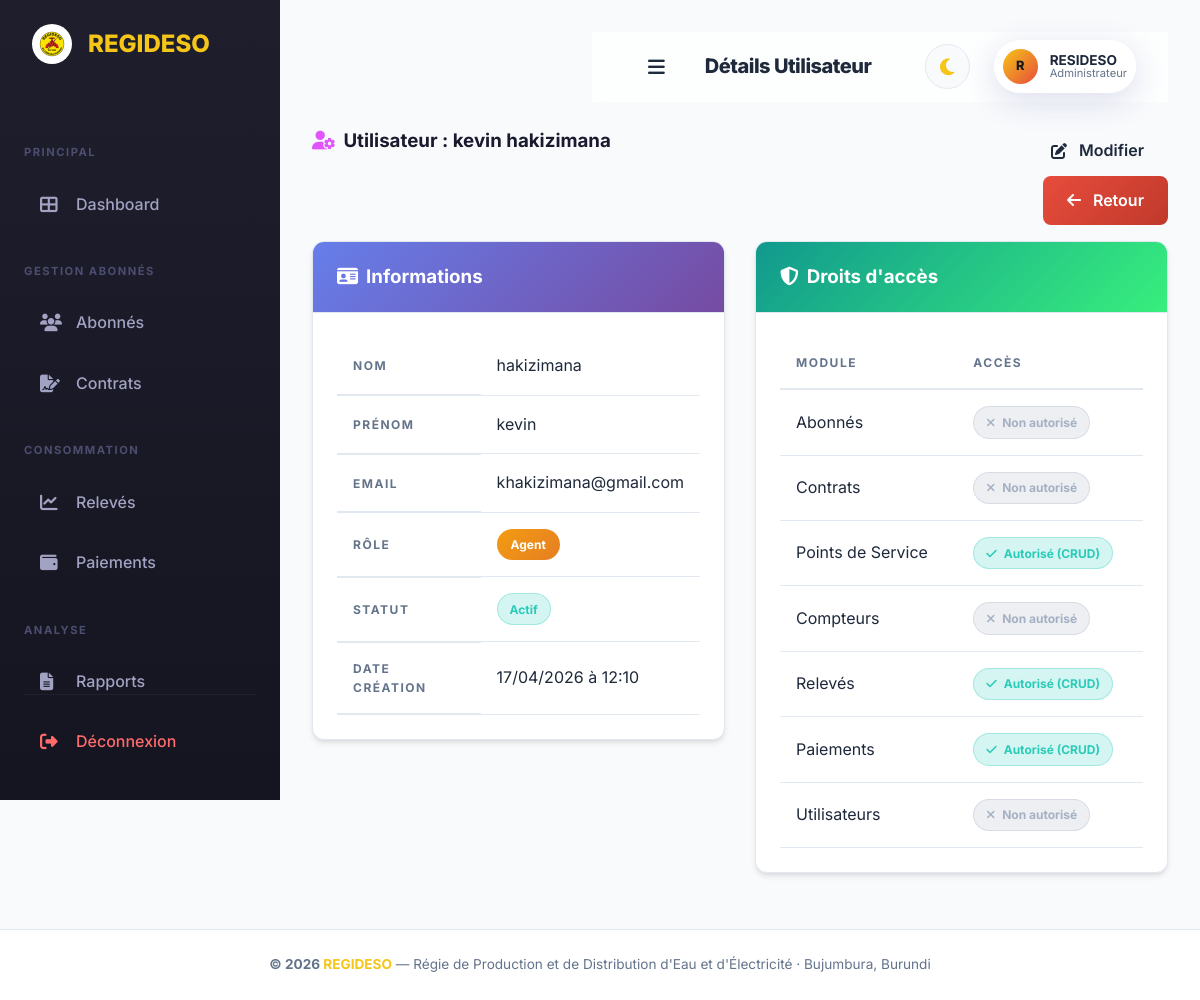
The page /utilisateurs/view.php?id=2 (signed in) on the database its author committed.
### tables this page shows
CREATE TABLE `utilisateurs` (
  `id_utilisateur` int(11) NOT NULL,
  `nom_utilisateur` varchar(50) NOT NULL,
  `prenom_utilisateur` varchar(50) NOT NULL,
  `email_utilisateur` varchar(100) NOT NULL,
  `mot_de_passe` varchar(255) NOT NULL,
  `role_utilisateur` enum('Utilisateur','Agent','Administrateur') NOT NULL DEFAULT 'Utilisateur',
  `statut_utilisateur` enum('Actif','Inactif') NOT NULL DEFAULT 'Actif',
  `date_creation` datetime DEFAULT current_timestamp()
);

### includes/functions.php (called while the page is built, shortened)
<?php
function sanitize($data) {
    return htmlspecialchars(trim($data), ENT_QUOTES, 'UTF-8');
}
function format_date($date, $format = 'd/m/Y') {
    return date($format, strtotime($date));
}

### utilisateurs/view.php (the view, shortened to what this page needs)
<?php
require_once __DIR__ . '/../includes/header.php';
$id = (int)($_GET['id'] ?? 0);
$stmt = $pdo->prepare("SELECT * FROM utilisateurs WHERE id_utilisateur = ?");
$stmt->execute([$id]);
$u = $stmt->fetch();
$roleBadge = [
    'Administrateur' => 'background: linear-gradient(135deg, #e74c3c, #c0392b)',
    'Agent' => 'background: linear-gradient(135deg, #f39c12, #e67e22)',
    'Utilisateur' => 'background: linear-gradient(135deg, #667eea, #764ba2)',
];
$style = $roleBadge[$u['role_utilisateur']] ?? 'background: #999';
$perms = [
    'Utilisateur' => ['Abonnés', 'Contrats', 'Points de Service', 'Compteurs'],
    'Agent' => ['Relevés', 'Paiements', 'Points de Service'],
    'Administrateur' => ['Abonnés', 'Contrats', 'Points de Service', 'Compteurs', 'Relevés', 'Paiements', 'Utilisateurs'],
];
$all_modules = ['Abonnés', 'Contrats', 'Points de Service', 'Compteurs', 'Relevés', 'Paiements', 'Utilisateurs'];
$user_perms = $perms[$u['role_utilisateur']] ?? [];
?>
<div class="row mb-3">
    <div class="col-md-8">
        <h3 style="font-weight: 700; color: #1a1a2e;"><i class="fas fa-user-cog mr-2" style="color: #e056fd;"></i>Utilisateur : <?= sanitize($u['prenom_utilisateur'] . ' ' . $u['nom_utilisateur']) ?></h3>
    </div>
    <div class="col-md-4 text-right">
        <a href="edit.php?id=<?= $id ?>" class="btn btn-warning"><i class="fas fa-edit mr-1"></i> Modifier</a>
        <a href="index.php" class="btn btn-secondary"><i class="fas fa-arrow-left mr-1"></i> Retour</a>
    </div>
</div>
<div class="row">
    <div class="col-md-6">
        <div class="card">
            <div class="card-header" style="background: linear-gradient(135deg, #667eea, #764ba2); color: white;">
                <h3 class="card-title"><i class="fas fa-id-card mr-2"></i>Informations</h3>
            </div>
            <div class="card-body">
                <table class="table table-borderless">
                    <tr><th style="width:40%">Nom</th><td><?= sanitize($u['nom_utilisateur']) ?></td></tr>
                    <tr><th>Prénom</th><td><?= sanitize($u['prenom_utilisateur']) ?></td></tr>
                    <tr><th>Email</th><td><?= sanitize($u['email_utilisateur']) ?></td></tr>
                    <tr><th>Rôle</th><td><span class="badge" style="<?= $style ?>; color: white; padding: 6px 14px;"><?= sanitize($u['role_utilisateur']) ?></span></td></tr>
                    <tr><th>Statut</th><td><span class="badge <?= $u['statut_utilisateur'] === 'Actif' ? 'badge-actif' : 'badge-inactif' ?>"><?= sanitize($u['statut_utilisateur']) ?></span></td></tr>
                    <tr><th>Date création</th><td><?= format_date($u['date_creation'], 'd/m/Y à H:i') ?></td></tr>
                </table>
            </div>
        </div>
    </div>
    <div class="col-md-6">
        <div class="card">
            <div class="card-header" style="background: linear-gradient(135deg, #11998e, #38ef7d); color: white;">
                <h3 class="card-title"><i class="fas fa-shield-alt mr-2"></i>Droits d'accès</h3>
            </div>
            <div class="card-body">
                <table class="table table-striped">
                    <thead><tr><th>Module</th><th>Accès</th></tr></thead>
                    <tbody>
                        <?php foreach ($all_modules as $mod): ?>
                        <tr>
                            <td><?= $mod ?></td>
                            <td>
                                <?php if (in_array($mod, $user_perms)): ?>
                                    <span class="badge badge-actif"><i class="fas fa-check mr-1"></i> Autorisé (CRUD)</span>
                                <?php else: ?>
                                    <span class="badge badge-inactif"><i class="fas fa-times mr-1"></i> Non autorisé</span>
                                <?php endif; ?>
                            </td>
                        </tr>
                        <?php endforeach; ?>
                    </tbody>
                </table>
            </div>
        </div>
    </div>
</div>
<?php require_once __DIR__ . '/../includes/footer.php'; ?>

### assets/css/premium.css (style rules this page uses)
:root { --primary: #f5c518; --primary-dark: #e8a700; --secondary: #e74c3c; --secondary-dark: #c0392b; --accent: #1dd1a1; --bg-main: #f8fafc; --bg-sidebar: linear-gradient(180deg, #1e1e2d 0%, #151521 100%); --bg-card: #ffffff; --text-main: #1e293b; --text-muted: #64748b; --text-on-primary: #1a1a1a; --border: #e2e8f0; --glass: rgba(255, 255, 255, 0.7); --glass-border: rgba(255, 255, 255, 0.4); --shadow-sm: 0 1px 3px rgba(0,0,0,0.1); --shadow-md: 0 4px 6px -1px rgba(0,0,0,0.1), 0 2px 4px -1px rgba(0,0,0,0.06); --shadow-lg: 0 10px 15px -3px rgba(0,0,0,0.1), 0 4px 6px -2px rgba(0,0,0,0.05); --shadow-premium: 0 20px 25px -5px rgba(0,0,0,0.1), 0 10px 10px -5px rgba(0,0,0,0.04); --shadow-primary: 0 10px 15px -3px rgba(245, 197, 24, 0.3); --radius-sm: 8px; --radius-md: 12px; --radius-lg: 20px; --radius-xl: 30px; --transition: all 0.3s cubic-bezier(0.4, 0, 0.2, 1); }
* { margin: 0; padding: 0; box-sizing: border-box; }
body { font-family: 'Inter', system-ui, -apple-system, sans-serif; background-color: var(--bg-main); color: var(--text-main); line-height: 1.6; overflow-x: hidden; transition: background-color 0.3s, color 0.3s; }
a { text-decoration: none; color: inherit; transition: var(--transition); }
.row { display: flex; flex-wrap: wrap; gap: 0; margin-right: -15px; margin-left: -15px; margin-bottom: 1.5rem; }
[class*="col-"] { position: relative; width: 100%; padding-right: 15px; padding-left: 15px; }
@media (min-width: 768px) { .col-md-8 { flex: 0 0 66.666667%; max-width: 66.666667%; } }
@media (min-width: 768px) { .col-md-6 { flex: 0 0 50%; max-width: 50%; } }
@media (min-width: 768px) { .col-md-4 { flex: 0 0 33.333333%; max-width: 33.333333%; } }
.mb-3 { margin-bottom: 1rem !important; }
.mr-1 { margin-right: 0.25rem !important; }
.mr-2 { margin-right: 0.5rem !important; }
.text-right { text-align: right !important; }
.card { background: var(--bg-card); border: 1px solid var(--border); border-radius: var(--radius-md); box-shadow: var(--shadow-md); overflow: hidden; transition: var(--transition); animation: slideInUp 0.6s ease forwards; }
.card-header { padding: 1.25rem 1.5rem; border-bottom: 1px solid var(--border); display: flex; align-items: center; justify-content: space-between; font-weight: 700; }
.card-body { padding: 1.5rem; }
.btn { display: inline-flex; align-items: center; justify-content: center; padding: 0.75rem 1.5rem; border-radius: var(--radius-sm); font-weight: 600; cursor: pointer; border: none; gap: 0.5rem; transition: var(--transition); white-space: nowrap; }
.btn-secondary { background: linear-gradient(135deg, var(--secondary), #c0392b); color: white; }
.table { width: 100%; border-collapse: collapse; }
.table th { background: var(--bg-card); padding: 1rem; text-align: left; font-size: 0.75rem; text-transform: uppercase; letter-spacing: 1.5px; color: var(--text-muted); position: sticky; top: 0; z-index: 10; border-bottom: 2px solid var(--border); }
.table td { padding: 1rem; border-bottom: 1px solid var(--border); transition: var(--transition); }
.badge { display: inline-block; padding: 0.35rem 0.75rem; border-radius: 20px; font-size: 0.75rem; font-weight: 700; white-space: nowrap; }
.badge-success, .badge-actif, .badge-paye { background: rgba(43, 203, 186, 0.2); color: #2bcbba; border: 1px solid rgba(43, 203, 186, 0.3); }
.badge-inactif, .badge-secondary { background: rgba(165, 177, 194, 0.2); color: #a5b1c2; border: 1px solid rgba(165, 177, 194, 0.3); }
.card { transition: var(--transition); }
.btn { position: relative; overflow: hidden; }
.btn::after { content: ''; position: absolute; top: -50%; left: -50%; width: 200%; height: 200%; background: radial-gradient(circle, rgba(255,255,255,0.2) 0%, transparent 70%); opacity: 0; transition: opacity 0.5s ease; pointer-events: none; }

### rows shown on the page
utilisateurs: prenom_utilisateur+nom_utilisateur "kevin hakizimana", nom_utilisateur "hakizimana", prenom_utilisateur "kevin", email_utilisateur "khakizimana@gmail.com", role_utilisateur "Agent", statut_utilisateur "Actif", date_creation "17/04/2026 à 12:10"

### other values the page prints
$page_title "Détails Utilisateur"
substr($_SESSION['user_prenom'] ?? 'U', 0, 1) "R"
$_SESSION['user_prenom'] "RESIDESO"
$_SESSION['user_role'] "Administrateur"
$mod "Abonnés"
$mod "Contrats"
$mod "Points de Service"
$mod "Compteurs"
$mod "Relevés"
$mod "Paiements"
$mod "Utilisateurs"
